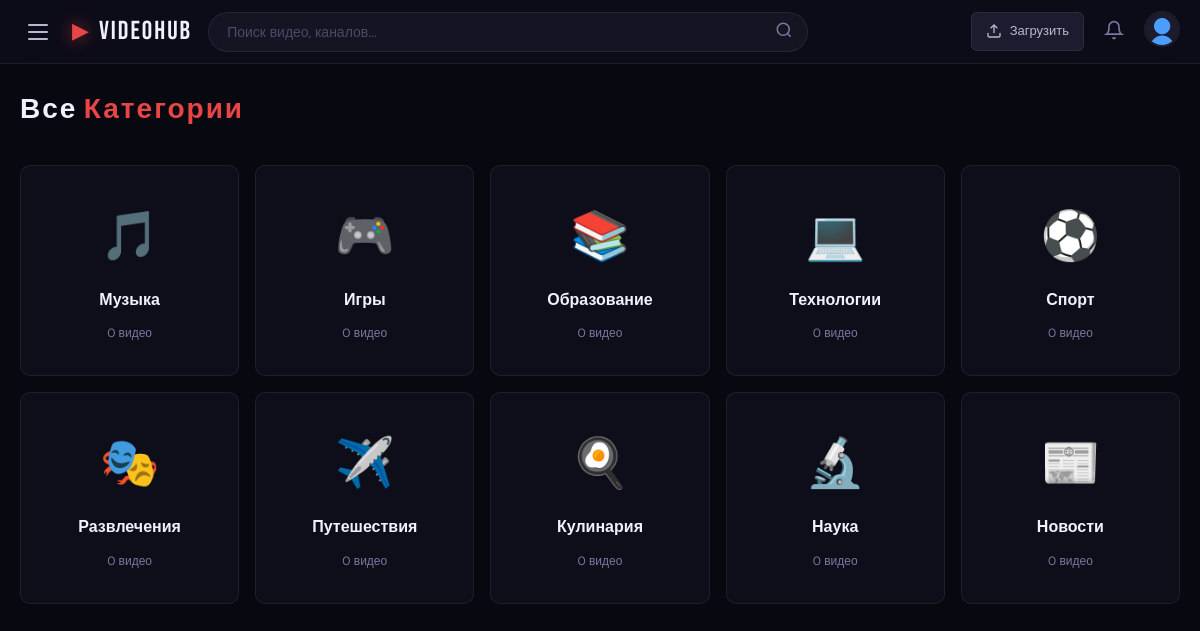
The page /categories (signed in) on the database its author committed.
### app/models.py (models this page shows, shortened)
class User(UserMixin, db.Model):
    __tablename__ = 'users'
    id = db.Column(db.Integer, primary_key=True)
    username = db.Column(db.String(50), unique=True, nullable=False, index=True)
    email = db.Column(db.String(120), unique=True, nullable=False, index=True)
    password_hash = db.Column(db.String(256))
    display_name = db.Column(db.String(100))
    bio = db.Column(db.Text, default='')
    avatar = db.Column(db.String(255), default='default_avatar.png')
    banner = db.Column(db.String(255))
    role = db.Column(db.String(20), default='user')
    is_verified = db.Column(db.Boolean, default=False)
    is_active = db.Column(db.Boolean, default=True)
    is_banned = db.Column(db.Boolean, default=False)
    ban_reason = db.Column(db.String(255))
    verification_token = db.Column(db.String(100))
    reset_token = db.Column(db.String(100))
    reset_token_expires = db.Column(db.DateTime)
    created_at = db.Column(db.DateTime, default=lambda: datetime.now(timezone.utc))
    last_seen = db.Column(db.DateTime, default=lambda: datetime.now(timezone.utc))
    preferences = db.Column(db.Text, default='{}')
    videos = db.relationship('Video', backref='author', lazy='dynamic', foreign_keys='Video.user_id')
    comments = db.relationship('Comment', backref='author', lazy='dynamic')
    likes = db.relationship('Like', backref='user', lazy='dynamic')
    playlists = db.relationship('Playlist', backref='owner', lazy='dynamic')
    notifications = db.relationship('Notification', backref='user', lazy='dynamic', foreign_keys='Notification.user_id')
    subscribed_to = db.relationship(
        'User', secondary=subscriptions,
        primaryjoin=(subscriptions.c.subscriber_id == id),
        secondaryjoin=(subscriptions.c.channel_id == id),
        backref=db.backref('subscribers', lazy='dynamic'), lazy='dynamic'
    )
    @property
    def is_moderator(self): return self.role in ['admin', 'moderator']

class Category(db.Model):
    __tablename__ = 'categories'
    id = db.Column(db.Integer, primary_key=True)
    name = db.Column(db.String(50), unique=True, nullable=False)
    slug = db.Column(db.String(50), unique=True, nullable=False)
    icon = db.Column(db.String(10), default='📹')
    description = db.Column(db.Text)
    created_at = db.Column(db.DateTime, default=lambda: datetime.now(timezone.utc))
    videos = db.relationship('Video', backref='category', lazy='dynamic')
    def video_count(self): return self.videos.filter_by(status='published').count()

### app/routes/main.py (the view)
@main_bp.route('/categories')
def categories():
    return render_template('categories.html', categories=Category.query.all())

### app/models.py (called while the page is built)
@login_manager.user_loader
def load_user(user_id): return db.session.get(User, int(user_id))

### app/utils/context_processors.py (called while the page is built)
def register_context_processors(app):
    @app.context_processor
    def inject_globals():
        from app.models import Category, Notification
        categories = Category.query.all()
        unread = 0
        if current_user.is_authenticated:
            unread = Notification.query.filter_by(user_id=current_user.id, is_read=False).count()
        return dict(g_categories=categories, unread_notifications=unread)

### app/templates/categories.html (shortened to what this page needs)
{% extends "base.html" %}
{% block content %}
<h1 class="section-title" style="margin-bottom:32px;">Все <span style="color:var(--accent)">Категории</span></h1>
<div style="display:grid;grid-template-columns:repeat(auto-fill,minmax(200px,1fr));gap:16px;">
{% for cat in categories %}
<a href="{{ url_for('main.index', category=cat.slug) }}" style="display:flex;flex-direction:column;align-items:center;gap:12px;padding:32px 20px;background:var(--bg-1);border:1px solid var(--border);border-radius:var(--radius);text-align:center;transition:all 0.2s;">
<span style="font-size:48px;">{{ cat.icon }}</span>
<div style="font-weight:700;font-size:16px;">{{ cat.name }}</div>
<div style="font-size:12px;color:var(--text-2);">{{ cat.video_count() }} видео</div>
</a>
{% endfor %}
</div>
{% endblock %}

### app/templates/base.html (shortened to what this page needs)
<!DOCTYPE html>
<html lang="ru">
<head>
    <link rel="stylesheet" href="{{ url_for('static', filename='css/main.css') }}">
</head>
<body class="{% block body_class %}{% endblock %}">
<nav class="navbar" id="navbar">
    <div class="nav-inner">
        <div class="nav-left">
            <button class="sidebar-toggle" id="sidebarToggle" aria-label="Меню">
                <span></span><span></span><span></span>
            </button>
            <a href="{{ url_for('main.index') }}" class="nav-logo">
                <span class="logo-icon">▶</span>
                <span class="logo-text">VideoHub</span>
            </a>
        </div>
        <div class="nav-center">
            <form class="search-form" action="{{ url_for('main.search') }}" method="get">
                <input type="text" name="q" placeholder="Поиск видео, каналов..."
                       value="{{ request.args.get('q', '') }}"
                       class="search-input" autocomplete="off" id="searchInput">
                <button type="submit" class="search-btn">
                    <svg width="18" height="18" viewBox="0 0 24 24" fill="none" stroke="currentColor" stroke-width="2">
                        <circle cx="11" cy="11" r="8"/><path d="m21 21-4.35-4.35"/>
                    </svg>
                </button>
            </form>
        </div>
        <div class="nav-right">
            {% if current_user.is_authenticated %}
                <a href="{{ url_for('videos.upload') }}" class="btn-upload">
                    <svg width="16" height="16" viewBox="0 0 24 24" fill="none" stroke="currentColor" stroke-width="2">
                        <path d="M21 15v4a2 2 0 0 1-2 2H5a2 2 0 0 1-2-2v-4"/>
                        <polyline points="17 8 12 3 7 8"/><line x1="12" y1="3" x2="12" y2="15"/>
                    </svg>
                    <span>Загрузить</span>
                </a>
                <div class="nav-notifications">
                    <button class="notif-btn" id="notifBtn" onclick="window.location='{{ url_for('users.notifications') }}'">
                        <svg width="20" height="20" viewBox="0 0 24 24" fill="none" stroke="currentColor" stroke-width="2">
                            <path d="M18 8A6 6 0 0 0 6 8c0 7-3 9-3 9h18s-3-2-3-9"/>
                            <path d="M13.73 21a2 2 0 0 1-3.46 0"/>
                        </svg>
                    </button>
                </div>
                <div class="nav-user-menu">
                    <button class="user-avatar-btn" id="userMenuBtn">
                        <img src="{{ url_for('static', filename='uploads/avatars/' + current_user.avatar) if current_user.avatar and current_user.avatar != 'default_avatar.png' else url_for('static', filename='img/default_avatar.png') }}"
                             alt="{{ current_user.username }}" class="nav-avatar"
                             onerror="this.src='{{ url_for('static', filename='img/default_avatar.png') }}'">
                    </button>
                </div>
            {% else %}
                <a href="{{ url_for('auth.login') }}" class="btn-secondary">Войти</a>
                <a href="{{ url_for('auth.register') }}" class="btn-primary">Регистрация</a>
            {% endif %}
        </div>
    </div>
</nav>
<div class="main-wrapper">
    <main class="content">
        {% block content %}{% endblock %}
    </main>
</div>
</body>
</html>

### app/static/css/main.css (style rules this page uses)
:root { --bg-0: #080810; --bg-1: #0e0e1a; --bg-2: #141422; --bg-3: #1c1c2e; --bg-4: #24243a; --bg-glass: rgba(14, 14, 26, 0.85); --text-0: #f0f0ff; --text-1: #b8b8d4; --text-2: #7878a0; --text-3: #4a4a68; --accent: #e84646; --accent-dim: rgba(232, 70, 70, 0.15); --accent-hover: #ff5a5a; --gold: #f4b942; --gold-dim: rgba(244, 185, 66, 0.12); --blue: #4a9eff; --green: #42d392; --purple: #9b59ff; --border: rgba(255,255,255,0.07); --border-accent: rgba(232, 70, 70, 0.3); --sidebar-w: 220px; --nav-h: 64px; --radius: 10px; --radius-sm: 6px; --radius-lg: 16px; --shadow-sm: 0 2px 12px rgba(0,0,0,0.4); --shadow-md: 0 8px 32px rgba(0,0,0,0.6); --shadow-lg: 0 20px 60px rgba(0,0,0,0.8); --shadow-glow: 0 0 30px rgba(232,70,70,0.2); --transition: 0.2s cubic-bezier(0.4, 0, 0.2, 1); --transition-slow: 0.4s cubic-bezier(0.4, 0, 0.2, 1); --font-display: 'Bebas Neue', sans-serif; --font-body: 'DM Sans', sans-serif; --font-mono: 'JetBrains Mono', monospace; }
*, *::before, *::after { box-sizing: border-box; margin: 0; padding: 0; }
html { scroll-behavior: smooth; }
body { font-family: var(--font-body); background: var(--bg-0); color: var(--text-0); min-height: 100vh; overflow-x: hidden; line-height: 1.6; }
a { color: inherit; text-decoration: none; transition: color var(--transition); }
img { max-width: 100%; display: block; }
button { cursor: pointer; border: none; background: none; font-family: inherit; }
input, textarea, select { font-family: inherit; }
.navbar { position: fixed; top: 0; left: 0; right: 0; z-index: 100; height: var(--nav-h); background: var(--bg-glass); backdrop-filter: blur(20px); border-bottom: 1px solid var(--border); transition: box-shadow var(--transition); }
.nav-inner { display: flex; align-items: center; gap: 16px; height: 100%; padding: 0 20px; max-width: 1800px; margin: 0 auto; }
.nav-left { display: flex; align-items: center; gap: 16px; flex-shrink: 0; }
.nav-center { flex: 1; max-width: 600px; position: relative; }
.nav-right { display: flex; align-items: center; gap: 12px; flex-shrink: 0; margin-left: auto; }
.sidebar-toggle { display: flex; flex-direction: column; gap: 5px; padding: 8px; border-radius: var(--radius-sm); transition: background var(--transition); }
.sidebar-toggle span { display: block; width: 20px; height: 2px; background: var(--text-1); border-radius: 999px; transition: all var(--transition); }
.nav-logo { display: flex; align-items: center; gap: 8px; font-family: var(--font-display); font-size: 26px; letter-spacing: 2px; color: var(--text-0); }
.logo-icon { color: var(--accent); font-size: 22px; filter: drop-shadow(0 0 8px rgba(232,70,70,0.6)); }
.search-form { display: flex; align-items: center; background: var(--bg-2); border: 1px solid var(--border); border-radius: 999px; padding: 0 6px 0 18px; transition: all var(--transition); }
.search-input { flex: 1; background: none; border: none; outline: none; color: var(--text-0); font-size: 14px; padding: 10px 0; width: 100%; }
.search-input::placeholder { color: var(--text-3); }
.search-btn { color: var(--text-2); padding: 8px; border-radius: 999px; transition: color var(--transition); }
.btn-upload { display: flex; align-items: center; gap: 8px; background: var(--bg-3); border: 1px solid var(--border); border-radius: var(--radius-sm); padding: 8px 14px; font-size: 13px; font-weight: 500; color: var(--text-1); transition: all var(--transition); }
.btn-upload span { display: none; }
@media (min-width: 768px) { .btn-upload span { display: inline; } }
.notif-btn { position: relative; color: var(--text-2); padding: 8px; border-radius: 50%; transition: all var(--transition); }
.nav-user-menu { position: relative; }
.user-avatar-btn { width: 36px; height: 36px; border-radius: 50%; overflow: hidden; border: 2px solid var(--border); transition: border-color var(--transition); }
.nav-avatar { width: 100%; height: 100%; object-fit: cover; }
.main-wrapper { min-height: 100vh; padding-top: var(--nav-h); transition: padding-left var(--transition-slow); }
.content { padding: 24px 20px; max-width: 1600px; margin: 0 auto; }
.section-title { font-family: var(--font-display); font-size: 28px; letter-spacing: 2px; color: var(--text-0); }
.section-title span { color: var(--accent); }

### rows shown on the page
User: avatar (placeholder picture)
Category: icon "🎵", name "Музыка", video_count "0"
Category: icon "🎮", name "Игры", video_count "0"
Category: icon "📚", name "Образование", video_count "0"
Category: icon "💻", name "Технологии", video_count "0"
Category: icon "⚽", name "Спорт", video_count "0"
Category: icon "🎭", name "Развлечения", video_count "0"
Category: icon "✈️", name "Путешествия", video_count "0"
Category: icon "🍳", name "Кулинария", video_count "0"
Category: icon "🔬", name "Наука", video_count "0"
Category: icon "📰", name "Новости", video_count "0"
